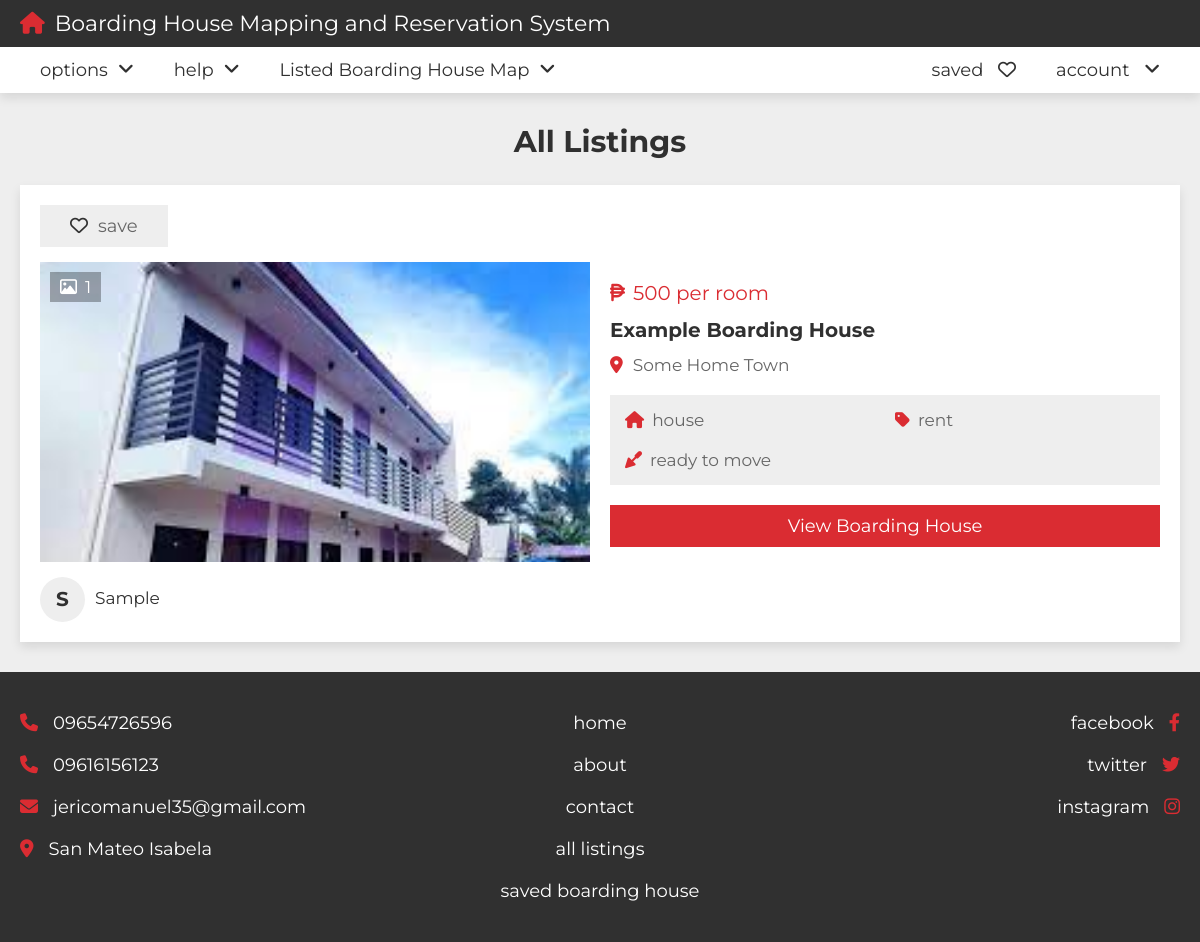
Screenshot of /listings.php with the database file from the repository.
### tables this page shows
CREATE TABLE IF NOT EXISTS `property` (
  `id` varchar(20) NOT NULL,
  `user_id` varchar(20) NOT NULL,
  `property_name` varchar(50) NOT NULL,
  `address` varchar(100) NOT NULL,
  `price` varchar(50) NOT NULL,
  `type` varchar(50) NOT NULL,
  `offer` varchar(50) NOT NULL,
  `status` varchar(50) NOT NULL,
  `rooms` varchar(50) NOT NULL,
  `deposite` varchar(50) NOT NULL,
  `bedroom` varchar(50) NOT NULL,
  `bathroom` varchar(50) NOT NULL,
  `availability` varchar(50) NOT NULL,
  `wifi_connection` varchar(50) NOT NULL,
  `water_supply` varchar(50) NOT NULL,
  `electricity` varchar(50) NOT NULL,
  `parking_area` varchar(50) NOT NULL,
  `school_area` varchar(50) NOT NULL,
  `image_01` varchar(50) NOT NULL,
  `image_02` varchar(50) NOT NULL,
  `image_03` varchar(50) NOT NULL,
  `image_04` varchar(50) NOT NULL,
  `image_05` varchar(50) NOT NULL,
  `description` varchar(1000) NOT NULL,
  `date` date DEFAULT NULL
);

CREATE TABLE IF NOT EXISTS `users` (
  `id` varchar(20) NOT NULL,
  `name` varchar(50) NOT NULL,
  `number` varchar(10) NOT NULL,
  `email` varchar(50) NOT NULL,
  `password` varchar(50) NOT NULL,
  `remarks` varchar(50) NOT NULL
);

### listings.php (the view, shortened to what this page needs)
<?php
include 'components/connect.php';
if(isset($_COOKIE['user_id'])){
   $user_id = $_COOKIE['user_id'];
}else{
   $user_id = '';
}
?>
<!DOCTYPE html>
<html lang="en">
<head>
   <link rel="stylesheet" href="https://cdnjs.cloudflare.com/ajax/libs/font-awesome/6.2.0/css/all.min.css">
   <link rel="stylesheet" href="css/style.css">
</head>
<body>
<?php include 'components/home_header.php'; ?>
<section class="listings">
   <h1 class="heading">all listings</h1>
   <div class="box-container">
      <?php
         $select_properties = $conn->prepare("SELECT * FROM `property` ORDER BY date DESC");
         $select_properties->execute();
         if($select_properties->rowCount() > 0){
            while($fetch_property = $select_properties->fetch(PDO::FETCH_ASSOC)){
            $select_user = $conn->prepare("SELECT * FROM `users` WHERE id = ?");
            $select_user->execute([$fetch_property['user_id']]);
            $fetch_user = $select_user->fetch(PDO::FETCH_ASSOC);
            if(!empty($fetch_property['image_02'])){
               $image_coutn_02 = 1;
            }else{
               $image_coutn_02 = 0;
            }
            if(!empty($fetch_property['image_03'])){
               $image_coutn_03 = 1;
            }else{
               $image_coutn_03 = 0;
            }
            if(!empty($fetch_property['image_04'])){
               $image_coutn_04 = 1;
            }else{
               $image_coutn_04 = 0;
            }
            if(!empty($fetch_property['image_05'])){
               $image_coutn_05 = 1;
            }else{
               $image_coutn_05 = 0;
            }
            $total_images = (1 + $image_coutn_02 + $image_coutn_03 + $image_coutn_04 + $image_coutn_05);
            $select_saved = $conn->prepare("SELECT * FROM `saved` WHERE property_id = ? and user_id = ?");
            $select_saved->execute([$fetch_property['id'], $user_id]);
      ?>
      <form action="" method="POST">
         <div class="box">
            <?php
               if($select_saved->rowCount() > 0){
            ?>
            <button type="submit" name="save" class="save"><i class="fas fa-heart"></i><span>saved</span></button>
            <?php
               }else{
            ?>
            <button type="submit" name="save" class="save"><i class="far fa-heart"></i><span>save</span></button>
            <?php
               }
            ?>
            <div class="thumb">
               <p class="total-images"><i class="far fa-image"></i><span><?= $total_images; ?></span></p>
               <img src="uploaded_files/<?= $fetch_property['image_01']; ?>" alt="">
            </div>
            <div class="admin">
               <h3><?= substr($fetch_user['name'], 0, 1); ?></h3>
               <div>
                  <p><?= $fetch_user['name']; ?></p>
               </div>
            </div>
         </div>
         <div class="box">
            <div class="price"><i class="fa-solid fa-peso-sign"></i><span><?= $fetch_property['price']; ?> per room</span></div>
            <h3 class="name"><?= $fetch_property['property_name']; ?></h3>
            <p class="location"><i class="fas fa-map-marker-alt"></i><span><?= $fetch_property['address']; ?></span></p>
            <div class="flex">
               <p><i class="fas fa-house"></i><span><?= $fetch_property['type']; ?></span></p>
               <p><i class="fas fa-tag"></i><span><?= $fetch_property['offer']; ?></span></p>
               <p><i class="fas fa-trowel"></i><span><?= $fetch_property['status']; ?></span></p>
            </div>
            <div class="flex-btn">
               <a href="view_property.php?get_id=<?= $fetch_property['id']; ?>" class="btn">view boarding house</a>
            </div>
         </div>
      </form>
      <?php
         }
      }else{
         echo '<p class="empty">no properties added yet! <a href="post_property.php" style="margin-top:1.5rem;" class="btn">add new</a></p>';
      }
      ?>
   </div>
</section>
<?php include 'components/footer.php'; ?>
</body>
</html>

### css/style.css (style rules this page uses)
:root { --main-color:#DA2C32; --light-color:#666; --light-bg:#eee; --white:#fff; --black:#303030; --border:.1rem solid var(--light-color); --box-shodow:0 .5rem 1rem rgba(0,0,0,.1); }
* { font-family: 'Montserrat', sans-serif; margin: 0; padding: 0; box-sizing: border-box; outline: none; border: none; text-decoration: none; }
html { font-size: 62.5%; overflow-x: hidden; scroll-behavior: smooth; scroll-padding-top: 10rem; }
body { background-color: var(--light-bg); }
section { padding: 3rem 2rem; max-width: 1200px; margin: 0 auto; }
.heading { text-align: center; padding-bottom: 2.5rem; font-size: 3rem; color: var(--black); text-transform: capitalize; }
.btn, .inline-btn { margin-top: 1rem; padding: 1rem 3rem; background-color: var(--main-color); color: var(--white); cursor: pointer; text-align: center; font-size: 1.8rem; text-transform: capitalize; }
.btn { display: block; width: 100%; }
.flex-btn { display: flex; gap: 1rem; justify-content: space-between; align-items: flex-end; }
.listings .box-container { display: grid; row-gap: 2rem; }
.listings .box-container form { background-color: var(--white); box-shadow: var(--box-shodow); padding: 2rem; display: flex; gap: 2rem; flex-wrap: wrap; align-items: center; }
.listings .box-container form .box { flex: 1 1 40rem; overflow-x: hidden; }
.listings .box-container form .box .thumb { height: 30rem; position: relative; margin: 1.5rem 0; }
.listings .box-container form .box .thumb img { height: 100%; width: 100%; object-fit: cover; }
.listings .box-container form .box .save { padding: 1rem 3rem; background-color: var(--light-bg); font-size: 1.8rem; cursor: pointer; }
.listings .box-container form .box .save i { margin-right: 1rem; color: var(--black); }
.listings .box-container form .box .save span { color: var(--light-color); }
.listings .box-container form .box .thumb .total-images { position: absolute; top: 1rem; left: 1rem; background-color: rgba(0,0,0,.3); color: var(--white); padding:.5rem 1rem; font-size: 1.7rem; }
.listings .box-container form .box .thumb .total-images i { margin-right: .8rem; }
.listings .box-container form .box .admin { display: flex; align-items: center; gap: 1rem; }
.listings .box-container form .box .admin h3 { height: 4.5rem; line-height: 4.4rem; width: 4.5rem; border-radius: 50%; font-size: 2rem; color: var(--black); background-color: var(--light-bg); text-align:center; text-transform: uppercase; }
.listings .box-container form .box .admin p { padding-bottom: .3rem; color: var(--black); font-size: 1.7rem; }
.listings .box-container form .box .price { font-size: 2rem; color: var(--main-color); }
.listings .box-container form .box .price i { margin-right: .8rem; }
.listings .box-container form .box .name { font-size: 2rem; padding: 1rem 0; color: var(--black); line-height: 1.5; text-overflow: ellipsis; }
.listings .box-container form .box .location { font-size: 1.7rem; color: var(--light-color); padding-bottom: 1rem; }
.listings .box-container form .box .location i { margin-right: 1rem; color: var(--main-color); }
.listings .box-container form .box .flex { margin: 1rem 0; background-color: var(--light-bg); padding: 1.5rem; display: flex; flex-wrap: wrap; justify-content: space-between; gap: 2rem; }
.listings .box-container form .box .flex p { font-size: 1.7rem; flex: 1 1 20rem; }
.listings .box-container form .box .flex p i { color: var(--main-color); margin-right: .8rem; }
.listings .box-container form .box .flex p span { color: var(--light-color); }

### rows the page displays
property: total_images "1", image_01 (picture), user.name "S", user.name "Sample", price "500", property_name "Example Boarding House", address "Some Home Town", type "house", offer "rent", status "ready to move"
